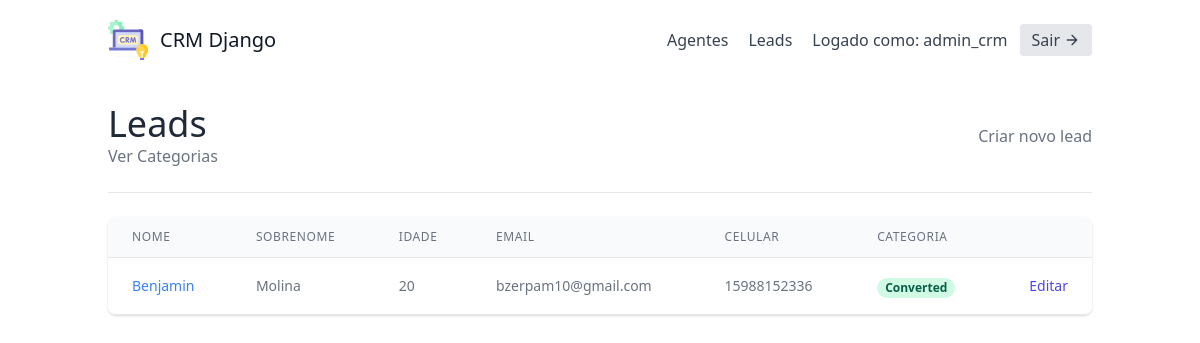
The app's page /leads/ (signed in), older data.
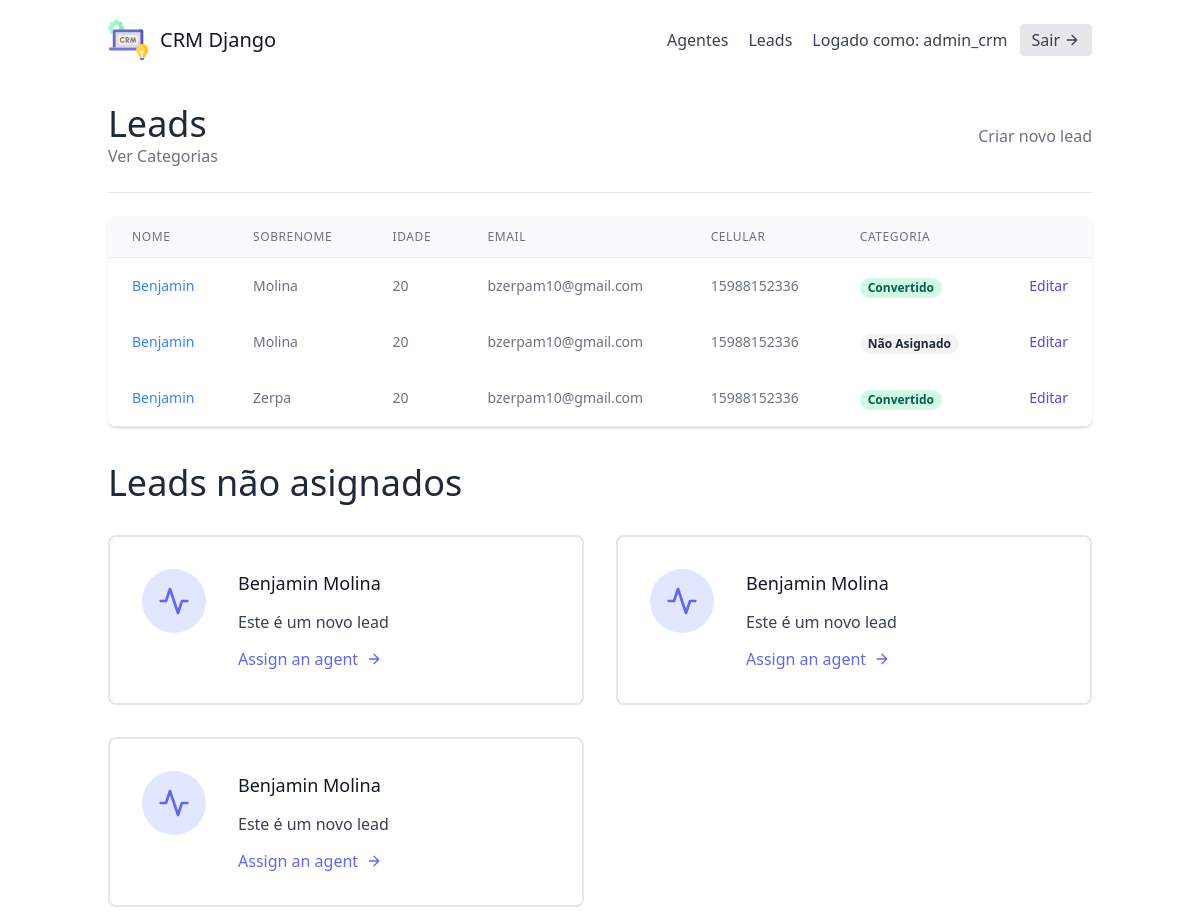
The same page, newer data.
### leads/models.py (models this page shows, shortened)
class User(AbstractUser):
    is_organisor = models.BooleanField(default=True)
    is_agent = models.BooleanField(default=False)

class Lead(models.Model):
    first_name = models.CharField(max_length=20)
    last_name = models.CharField(max_length=20)
    age = models.IntegerField(default=0)
    organisation = models.ForeignKey(UserProfile, on_delete=models.CASCADE)
    agent = models.ForeignKey("Agent", null=True, blank=True, on_delete=models.SET_NULL)
    category = models.ForeignKey("Category", related_name="leads", null=True, blank=True, on_delete=models.SET_NULL)
    description = models.TextField()
    date_added = models.DateTimeField(auto_now_add=True)
    phone_number = models.CharField(max_length=20)
    email = models.EmailField()
    profile_picture = models.ImageField(null=True, blank=True, upload_to="profile_pictures/")
    converted_date = models.DateTimeField(null=True, blank=True)
    objects = LeadManager()

class Category(models.Model):
    name = models.CharField(max_length=30)  # New, Contacted, Converted, Unconverted
    organisation = models.ForeignKey(UserProfile, on_delete=models.CASCADE)

### leads/views.py (the view)
# urls.py: path('', LeadListView.as_view(), name='lead-list'),
class LeadListView(LoginRequiredMixin, generic.ListView):
    template_name = "leads/lead_list.html"
    context_object_name = "leads"
    def get_queryset(self):
        user = self.request.user
        if user.is_organisor:
            queryset = Lead.objects.filter(
                organisation=user.userprofile,
                agent__isnull=False
            )
        else:
            queryset = Lead.objects.filter(
                organisation=user.agent.organisation,
                agent__isnull=False
            )
            queryset = queryset.filter(agent__user=user)
        return queryset
    def get_context_data(self, **kwargs):
        context = super(LeadListView, self).get_context_data(**kwargs)
        user = self.request.user
        if user.is_organisor:
            queryset = Lead.objects.filter(
                organisation=user.userprofile,
                agent__isnull=True
            )
            context.update({
                "unassigned_leads": queryset
            })
        return context

### leads/models.py (called while the page is built)
    def get_queryset(self):
        return super().get_queryset()

### leads/templates/leads/lead_list.html (shortened to what this page needs)
{% extends "base.html" %}
{% block content %}
<section class="text-gray-700 body-font">
    <div class="container px-5 py-12 mx-auto flex flex-wrap">
        <div class="w-full mb-6 py-6 flex justify-between items-center border-b border-gray-200">
            <div>
                <h1 class="text-4xl text-gray-800">Leads</h1>
                <a class="text-gray-500 hover:text-blue-500" href="{% url 'leads:category-list' %}">
                    Ver Categorias
                </a>
            </div>
            {% if request.user.is_organisor %}
            <div>
                <a class="text-gray-500 hover:text-blue-500" href="{% url 'leads:lead-create' %}">
                    Criar novo lead
                </a>
            </div>
            {% endif %}
        </div>
        <div class="flex flex-col w-full">
            <div class="-my-2 overflow-x-auto sm:-mx-6 lg:-mx-8">
            <div class="py-2 align-middle inline-block min-w-full sm:px-6 lg:px-8">
                <div class="shadow overflow-hidden border-b border-gray-200 sm:rounded-lg">
                <table class="min-w-full divide-y divide-gray-200">
                    <thead class="bg-gray-50">
                        <tr>
                            <th scope="col" class="px-6 py-3 text-left text-xs font-medium text-gray-500 uppercase tracking-wider">
                            Nome
                            </th>
                            <th scope="col" class="px-6 py-3 text-left text-xs font-medium text-gray-500 uppercase tracking-wider">
                            Sobrenome
                            </th>
                            <th scope="col" class="px-6 py-3 text-left text-xs font-medium text-gray-500 uppercase tracking-wider">
                            Idade
                            </th>
                            <th scope="col" class="px-6 py-3 text-left text-xs font-medium text-gray-500 uppercase tracking-wider">
                            Email
                            </th>
                            <th scope="col" class="px-6 py-3 text-left text-xs font-medium text-gray-500 uppercase tracking-wider">
                            Celular
                            </th>
                            <th scope="col" class="px-6 py-3 text-left text-xs font-medium text-gray-500 uppercase tracking-wider">
                            Categoria
                            </th>
                            <th scope="col" class="relative px-6 py-3">
                            </th>
                        </tr>
                    </thead>
                    <tbody>
                        {% for lead in leads %}
                            <tr class="bg-white">
                                <td class="px-6 py-4 whitespace-nowrap text-sm font-medium text-gray-900">
                                    <a class="text-blue-500 hover:text-blue-800" href="{% url 'leads:lead-detail' lead.pk %}">{{ lead.first_name }}</a>
                                </td>
                                <td class="px-6 py-4 whitespace-nowrap text-sm text-gray-500">
                                    {{ lead.last_name }}
                                </td>
                                <td class="px-6 py-4 whitespace-nowrap text-sm text-gray-500">
                                    {{ lead.age }}
                                </td>
                                <td class="px-6 py-4 whitespace-nowrap text-sm text-gray-500">
                                    {{ lead.email }}
                                </td>
                                <td class="px-6 py-4 whitespace-nowrap text-sm text-gray-500">
                                    {{ lead.phone_number }}
                                </td>
                                <td class="px-6 py-4 whitespace-nowrap">
                                    {% if lead.category %}
                                        <span class="px-2 inline-flex text-xs leading-5 font-semibold rounded-full bg-green-100 text-green-800">
                                            {{ lead.category.name }}
                                        </span>
                                    {% else %}
                                        <span class="px-2 inline-flex text-xs leading-5 font-semibold rounded-full bg-gray-100 text-gray-800">
                                            Não Asignado
                                        </span>
                                    {% endif %}
                                </td>
                                <td class="px-6 py-4 whitespace-nowrap text-right text-sm font-medium">
                                    <a href="{% url 'leads:lead-update' lead.pk %}" class="text-indigo-600 hover:text-indigo-900">
                                        Editar
                                    </a>
                                </td>
                            </tr>
                        {% empty %}
                        <p>Atualmente não há leads aqui</p>
                        {% endfor %}
                    </tbody>
                </table>
                </div>
            </div>
            </div>
        </div>
        {% if unassigned_leads.exists %}
            <div class="mt-5 flex flex-wrap -m-4">
                <div class="p-4 w-full">
                    <h1 class="text-4xl text-gray-800">Leads não asignados</h1>
                </div>
                {% for lead in unassigned_leads %}
                <div class="p-4 lg:w-1/2 md:w-full">
                    <div class="flex border-2 rounded-lg border-gray-200 p-8 sm:flex-row flex-col">
                        <div class="w-16 h-16 sm:mr-8 sm:mb-0 mb-4 inline-flex items-center justify-center rounded-full bg-indigo-100 text-indigo-500 flex-shrink-0">
                            <svg fill="none" stroke="currentColor" stroke-linecap="round" stroke-linejoin="round" stroke-width="2" class="w-8 h-8" viewBox="0 0 24 24">
                                <path d="M22 12h-4l-3 9L9 3l-3 9H2"></path>
                            </svg>
                        </div>
                        <div class="flex-grow">
                            <h2 class="text-gray-900 text-lg title-font font-medium mb-3">
                                {{ lead.first_name }} {{ lead.last_name }}
                            </h2>
                            <p class="leading-relaxed text-base">
                                {{ lead.description }}
                            </p>
                            <a href="{% url 'leads:assign-agent' lead.pk %}" class="mt-3 text-indigo-500 inline-flex items-center">
                                Assign an agent
                                <svg fill="none" stroke="currentColor" stroke-linecap="round" stroke-linejoin="round" stroke-width="2" class="w-4 h-4 ml-2" viewBox="0 0 24 24">
                                    <path d="M5 12h14M12 5l7 7-7 7"></path>
                                </svg>
                            </a>
                        </div>
                    </div>
                </div>
                {% endfor %}
            </div>
        {% endif %}
    </div>
</section>
{% endblock content %}

### templates/base.html (shortened to what this page needs)
{% load static %}
<!DOCTYPE html>
<html lang="en">
<head>
    <link href="{% static 'css/styles.css' %}" rel="stylesheet">
</head>
<body>
    <div class="max-w-7xl mx-auto">
        {% include 'navbar.html' %}
        {% block content %}
        {% endblock content %}
    </div>
</body>
</html>

### templates/navbar.html (shortened to what this page needs)
<header class="text-gray-700 body-font">
    <div class="container mx-auto flex flex-wrap p-5 flex-col md:flex-row items-center">
      <a href="" class="flex title-font font-medium items-center text-gray-900 mb-4 md:mb-0">
        <span class="ml-3 text-xl">CRM Django</span>
      </a>
      <nav class="md:ml-auto flex flex-wrap items-center text-base justify-center">
        {% if not request.user.is_authenticated %}
          <a href="{% url 'signup' %}" class="mr-5 hover:text-gray-900">Criar uma conta</a>
        {% else %}
          {% if request.user.is_organisor %}
          <a href="{% url 'agents:agent-list' %}" class="mr-5 hover:text-gray-900">Agentes</a>
          {% endif %}
          <a href="{% url 'leads:lead-list' %}" class="mr-5 hover:text-gray-900">Leads</a>
        {% endif %}
      </nav>
      {% if request.user.is_authenticated %}
        Logado como: {{ request.user.username }}
        <a href="{% url 'logout' %}" class="ml-3 inline-flex items-center bg-gray-200 border-0 py-1 px-3 focus:outline-none hover:bg-gray-300 rounded text-base mt-4 md:mt-0">
          Sair
            <svg fill="none" stroke="currentColor" stroke-linecap="round" stroke-linejoin="round" stroke-width="2" class="w-4 h-4 ml-1" viewBox="0 0 24 24">
                <path d="M5 12h14M12 5l7 7-7 7"></path>
            </svg>
        </a>
      {% endif %}
    </div>
</header>

### templates/scripts.html (shortened to what this page needs)
{% load static %}

Row changes from the older to the newer data that the page shows:
changed Lead (number 1 of 6 on the later page): category.name "Converted" → "Convertido"
added Lead: first_name "Benjamin", last_name "Molina", age "20", email "bzerpam10@gmail.com", phone_number "15988152336", shows "Não Asignado", shown under "Leads"
added Lead: first_name "Benjamin", last_name "Zerpa", age "20", email "bzerpam10@gmail.com", phone_number "15988152336", category.name "Convertido", shown under "Leads"
added Lead: first_name "Benjamin", last_name "Molina", description "Este é um novo lead", shown under "Leads não asignados"
added Lead: first_name "Benjamin", last_name "Molina", description "Este é um novo lead", shown under "Leads não asignados"
added Lead: first_name "Benjamin", last_name "Molina", description "Este é um novo lead", shown under "Leads não asignados"
Text that changed along with them:
text now shown: "Leads não asignados"
